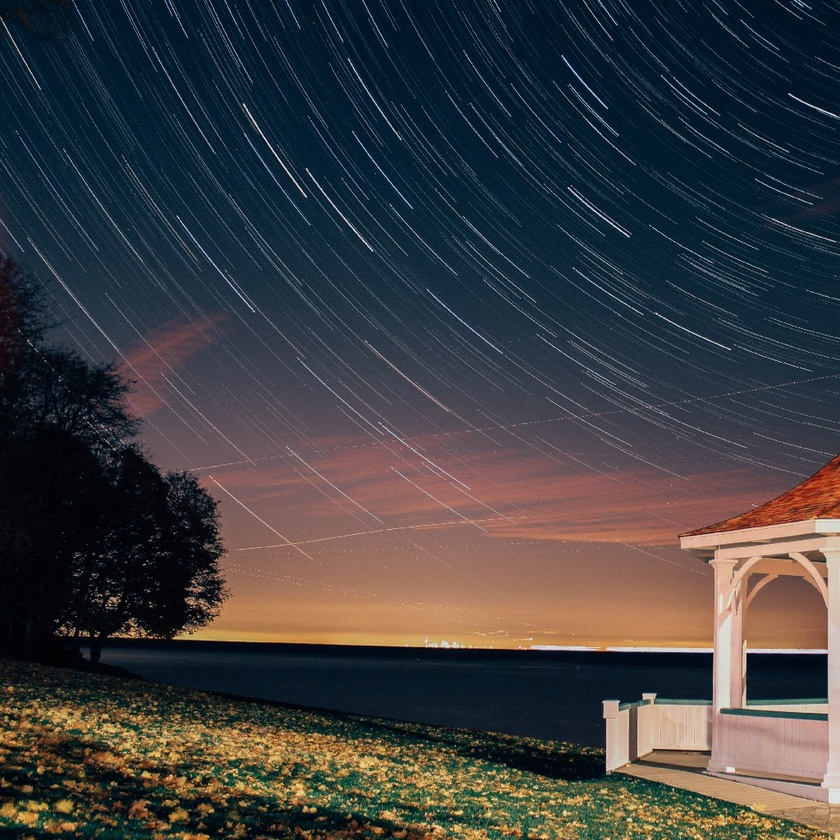
#> input picture images/cover/099902.jpg, 840 x 840 px, shrunk from 1024 x 1024 before the run
$ jupyter execute show_intermediate_emb2.ipynb
#> lines starting #> are read from the running program, lines starting #| are printed output that depends on the picture
[cell 1]
from matplotlib import pyplot as plt
import numpy as np
from PIL import Image
import pywt
import evaluation

[cell 2]
fig, axes = plt.subplots(nrows=1, ncols=2, figsize=(12, 6))
im = Image.open('images/cover/099902.jpg').convert('L')
cover = np.array(im)  # 2D array
secret = np.array(Image.open('images/secret/test.jpg').convert('L'))
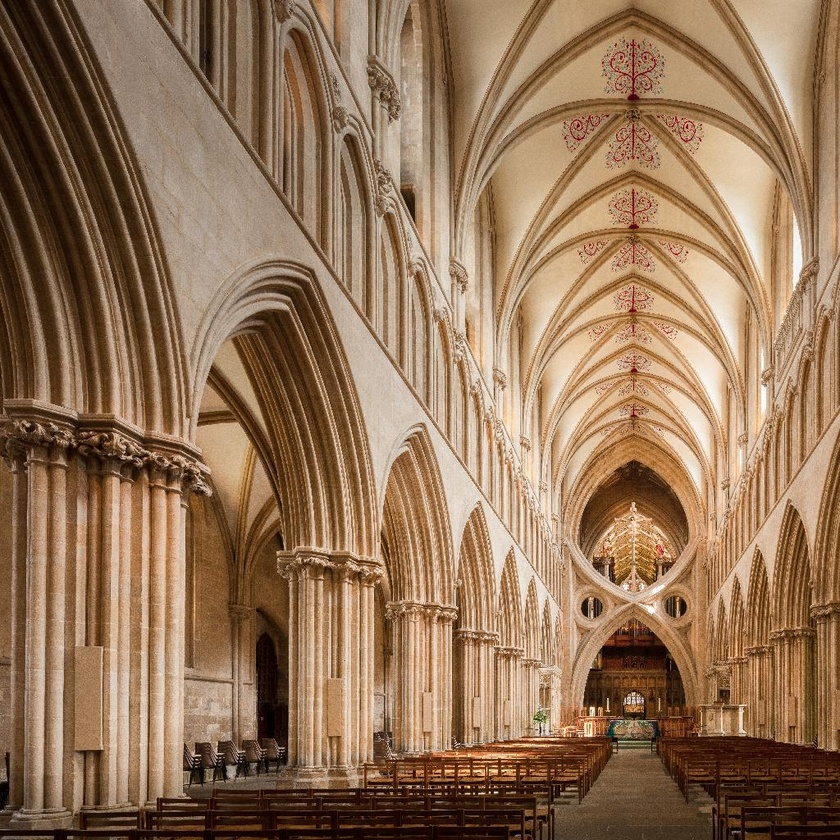
#> input picture images/secret/test.jpg, 840 x 840 px, shrunk from 1024 x 1024 before the run

cover = cover / 255
secret = secret / 255

axes[0].imshow(cover*255, cmap='gray', vmin=0, vmax=255)
axes[1].imshow(secret*255, cmap='gray', vmin=0, vmax=255)

plt.show()

[cell 3]
alpha = 0.01
wavelet = 'db1'

fig, axes = plt.subplots(nrows=1, ncols=2, figsize=(12, 6))
LL, other_cover = pywt.dwt2(cover, wavelet)
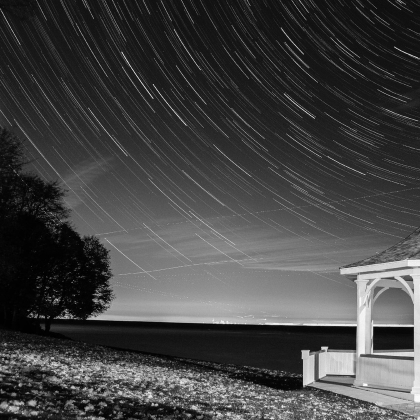
#> LL: shape (420, 420) float64; min 0.00588, max 1.8, mean 0.481; drawn with min black and max white
qc, rc = np.linalg.qr(LL)
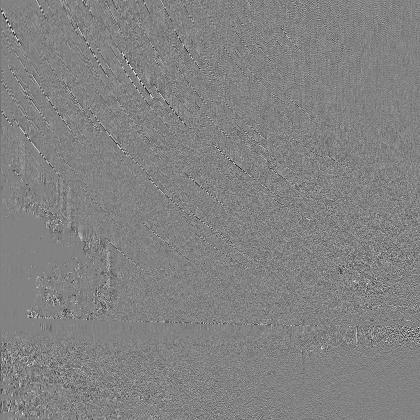
#> qc: shape (420, 420) float64; min -0.449, max 0.429, mean -5.53e-05; drawn with min black and max white
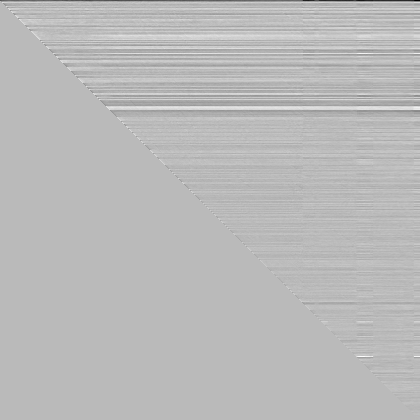
#> rc: shape (420, 420) float64; min -11.52, max 4.22, mean -0.0154; drawn with min black and max white

LL_secret, other_secret = pywt.dwt2(secret, wavelet)
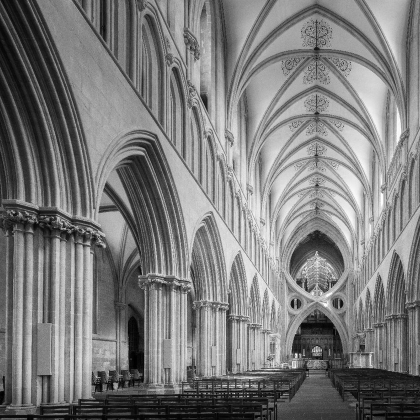
#> LL_secret: shape (420, 420) float64; min 0.00392, max 1.97, mean 0.961; drawn with min black and max white
qs, rs = np.linalg.qr(LL_secret)
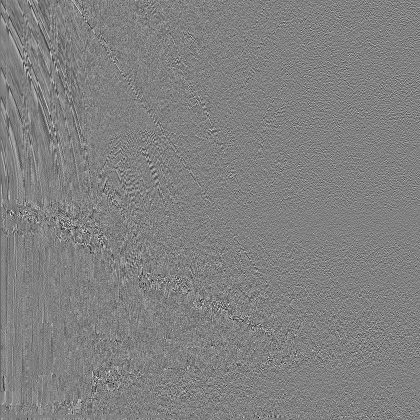
#> qs: shape (420, 420) float64; min -0.369, max 0.359, mean -0.000134; drawn with min black and max white
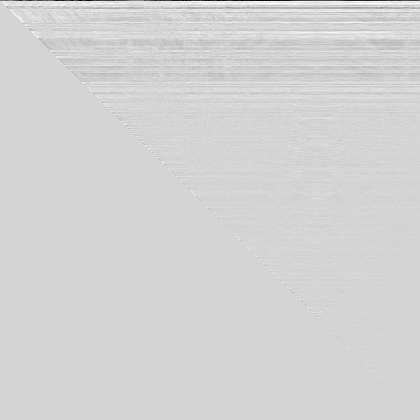
#> rs: shape (420, 420) float64; min -23.74, max 4.74, mean -0.0659; drawn with min black and max white

axes[0].imshow(LL*255, cmap='gray', vmin=0, vmax=255)
axes[1].imshow(LL_secret*255, cmap='gray', vmin=0, vmax=255)

[cell 4]
fig, axes = plt.subplots(nrows=1, ncols=2, figsize=(12, 6))
axes[0].imshow(rc*255, cmap='gray', vmin=0, vmax=255)
axes[1].imshow(rs*255, cmap='gray', vmin=0, vmax=255)
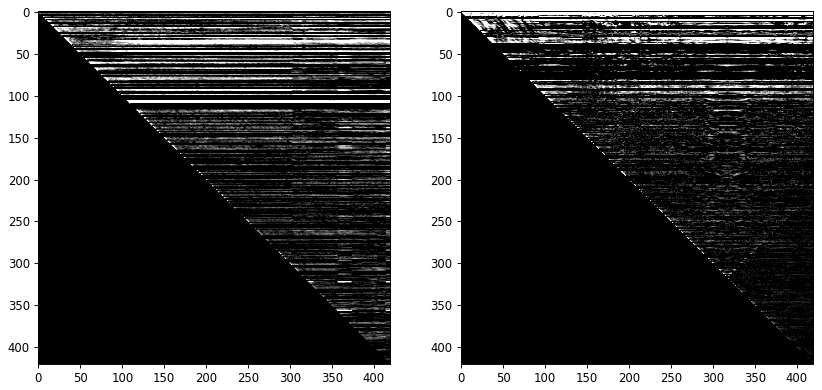
#> figure drawn by matplotlib, 2 panels

[cell 5]
r_combined = rc + (alpha * rs)
stego = qc @ r_combined

fig, axes = plt.subplots(nrows=1, ncols=2, figsize=(12, 6))
axes[0].imshow(r_combined*255, cmap='gray', vmin=0, vmax=255)
axes[1].imshow(stego*255, cmap='gray', vmin=0, vmax=255)
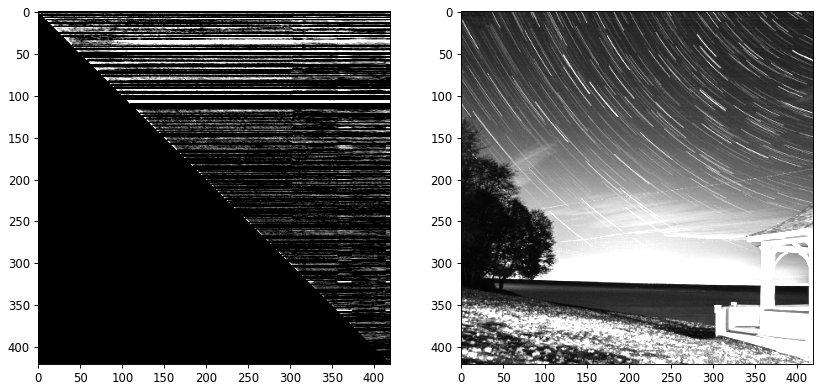
#> figure drawn by matplotlib, 2 panels

[cell 6]
fig, axes = plt.subplots(nrows=1, ncols=1, figsize=(6, 6))
stego = pywt.idwt2((stego, other_cover), wavelet)
#> stego: shape (840, 840) float64
axes.imshow(stego*255, cmap='gray', vmin=0, vmax=255)
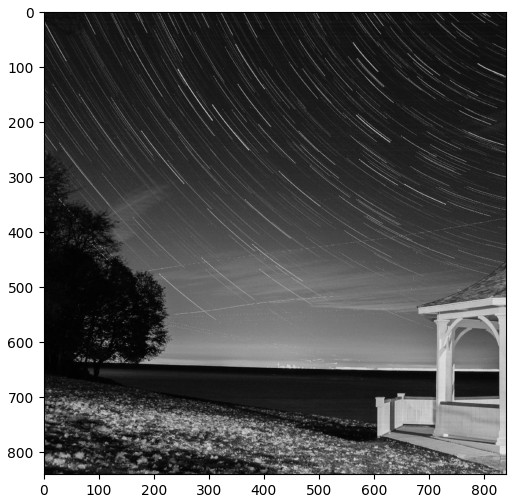
#> figure drawn by matplotlib, 1 panel
